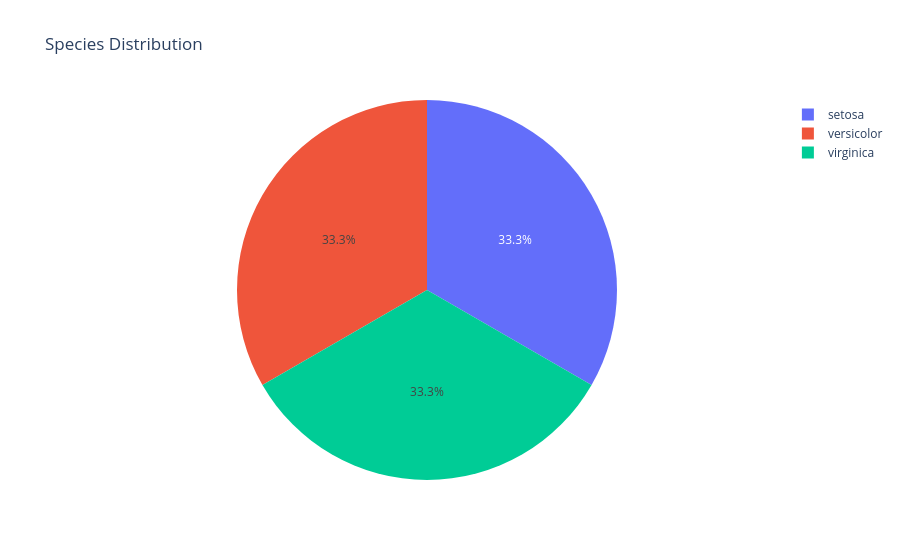

This figure's notebook cell:
### Code cell
df2 = df["species"].value_counts().reset_index()
df2.columns = ["species", "count"]

fig = px.pie(df2, names="species", values="count", title="Species Distribution")
fig.show()

### Figure 1 — Plotly figure (JSON) as saved in the notebook; plotly's stock layout.template omitted (floating-point values rounded to 4 significant figures)
{"data": [{"domain": {"x": [0, 1], "y": [0, 1]}, "hovertemplate": "species=%{label}<br>count=%{value}<extra></extra>", "labels": ["setosa", "versicolor", "virginica"], "legendgroup": "", "name": "", "showlegend": true, "type": "pie", "values": [50, 50, 50]}], "layout": {"legend": {"tracegroupgap": 0}, "title": {"text": "Species Distribution"}}}
